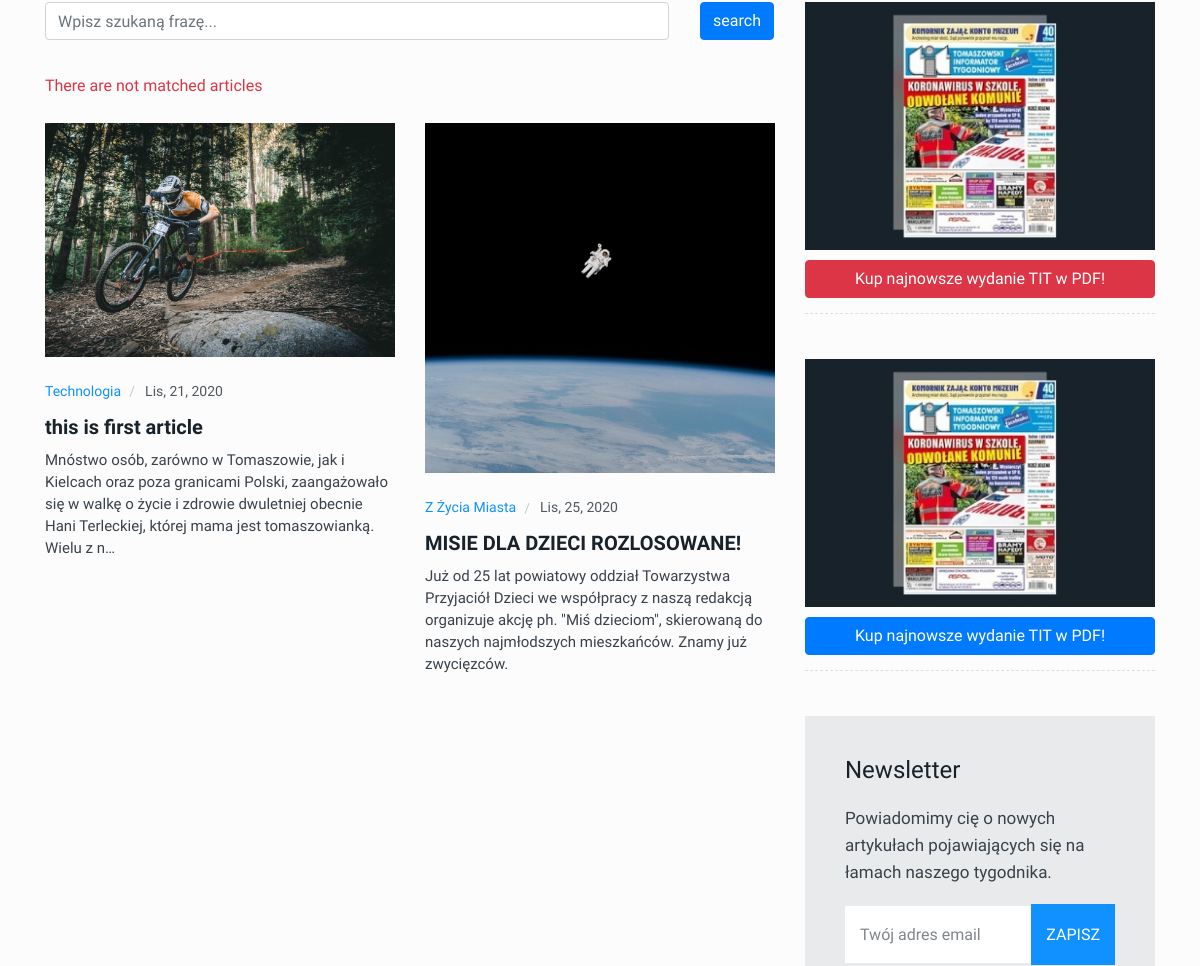
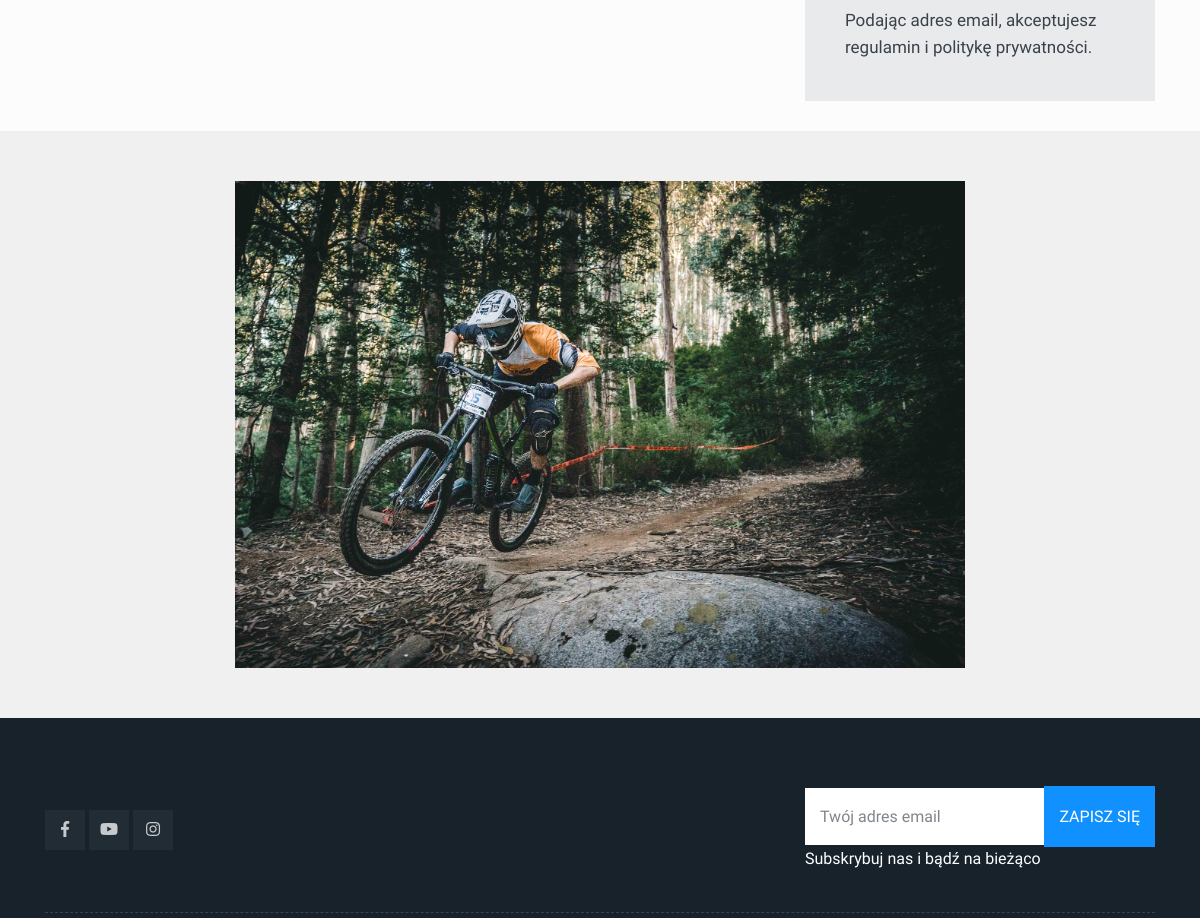
Before: /artykuly/tese/ (middle part) with the older database file (2 pictures, top to bottom).
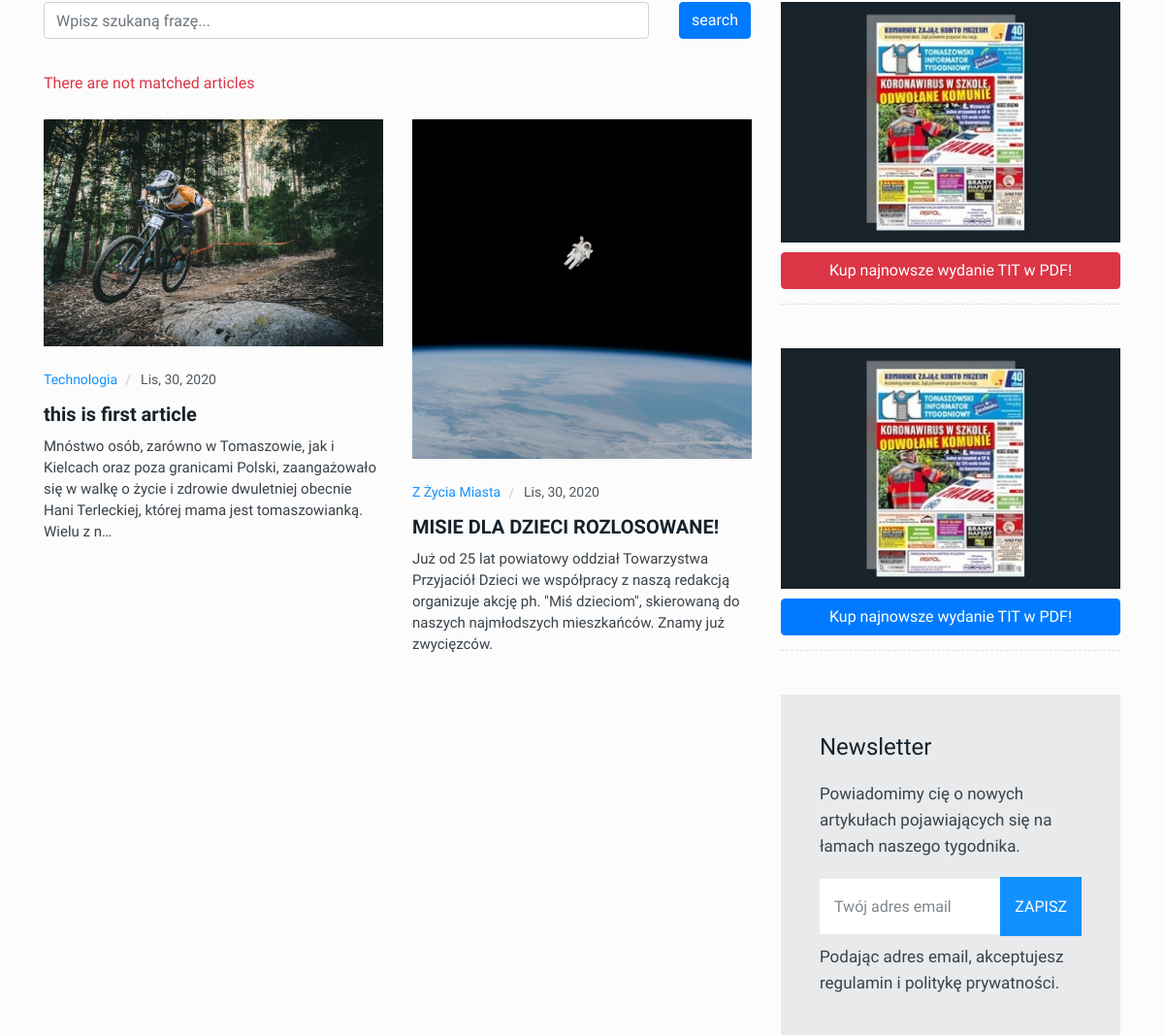
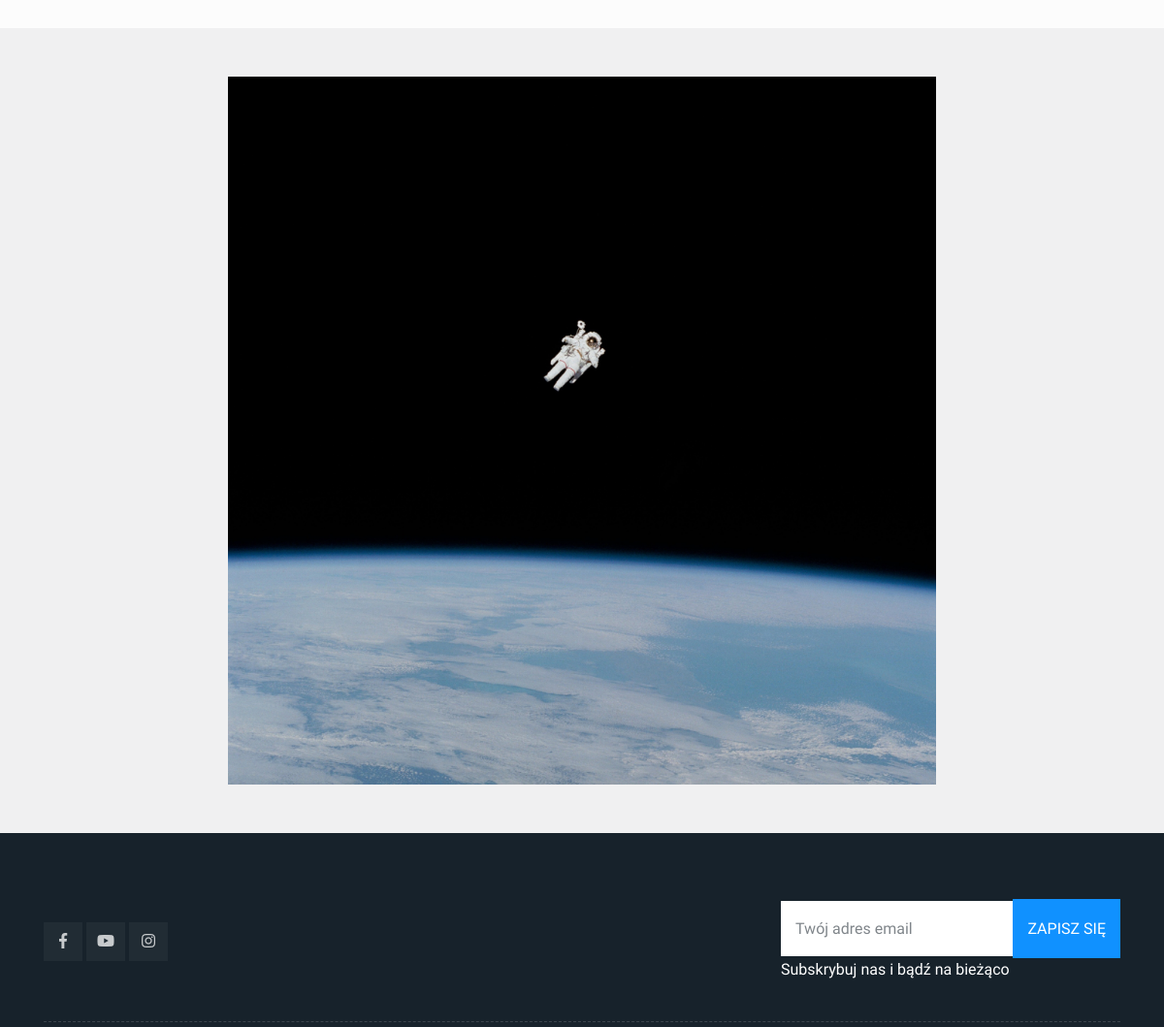
After: the same page with the newer database file (2 pictures, top to bottom).
### app/models.py (models this page shows, shortened)
class Article(models.Model):
    owner = models.ForeignKey(Autor, on_delete=models.CASCADE, verbose_name='Autor')
    category = models.ForeignKey(Category, on_delete=models.CASCADE, verbose_name='Kategoria artykułu')
    title = models.CharField(max_length=100, verbose_name='Tytuł artykułu')
    subtitle = models.TextField(verbose_name='Rozszerzenie tytulu artykulu')
    slug = models.SlugField(verbose_name="URL artykułu (zmieniać w ramach konieczności):", unique=True)
    img_classic = ProcessedImageField(upload_to='profile-pictures',
                                      verbose_name='Zdjęcie (proferowany format 730x450)',
                                      processors=[ResizeToFit(1920, 1920)],
                                      format='JPEG',
                                      options={'quality': 100})
    img = ImageSpecField(source='img_classic',
                         processors=[ResizeToFill(730, 450)],
                         format='JPEG',
                         options={'quality': 100})
    basic_img = ImageSpecField(source='img_classic',
                               processors=[ResizeToFill(1460, 1000)],
                               format='JPEG',
                               options={'quality': 80})
    img_95x70 = ImageSpecField(source='img_classic',
                               processors=[ResizeToFill(95, 70)],
                               format='JPEG',
                               options={'quality': 80})
    img_190x140 = ImageSpecField(source='img_classic',
                                 processors=[ResizeToFill(190, 140)],
                                 format='JPEG',
                                 options={'quality': 80})
    img_200x154 = ImageSpecField(source='img_classic',
                                 processors=[ResizeToFill(200, 154)],
                                 format='JPEG',
                                 options={'quality': 80})
    img_728x90 = ImageSpecField(source='img_classic',
                                processors=[ResizeToFill(728, 90)],
                                format='JPEG',
                                options={'quality': 80})
    img_700x500 = ImageSpecField(source='img_classic',
                                 processors=[ResizeToFill(700, 500)],
                                 format='JPEG',
                                 options={'quality': 80})
    img_360x115 = ImageSpecField(source='img_classic',
                                 processors=[ResizeToFill(360, 115)],
                                 format='JPEG',
                                 options={'quality': 80})
    img_160x128 = ImageSpecField(source='img_classic',
                                 processors=[ResizeToFill(160, 128)],
                                 format='JPEG',
                                 options={'quality': 80})
    img_1080x840 = ImageSpecField(source='img_classic',
                                  processors=[ResizeToFill(1080, 840)],
                                  format='JPEG',
                                  options={'quality': 80})
    img_1460x822 = ImageSpecField(source='img_classic',
                                  processors=[ResizeToFill(1460, 822)],
                                  format='JPEG',
                                  options={'quality': 80})
    img_200x113 = ImageSpecField(source='img_classic',
                                 processors=[ResizeToFill(200, 113)],
                                 format='JPEG',
                                 options={'quality': 80})
    img_540x640 = ImageSpecField(source='img_classic',
                                 processors=[ResizeToFill(540, 640)],
                                 format='JPEG',
                                 options={'quality': 80})
    date_of_publication = models.DateTimeField(verbose_name='Data publikacji')
    content = RichTextField(verbose_name='Treść artykułu')
    premium = models.BooleanField(default=True, verbose_name='Widoczne tylko dla PREMIUM')
    created_at = models.DateTimeField(auto_now_add=True)
    updated_at = models.DateTimeField(auto_now=True)
    add = models.BooleanField(default=False, verbose_name='Czy artykuł jest reklamą?')
    url = models.URLField(blank=True, null=True, verbose_name='Adres URL reklamy')
    class Meta:
        verbose_name = 'Artykuły'
        verbose_name_plural = 'Artykuły'

class Category(models.Model):
    name = models.CharField(max_length=50, verbose_name='Nazwa kategorii')
    menu = models.BooleanField(default=False, verbose_name='Pokaż w menu')
    slug = models.SlugField(unique=True, max_length=500, null=True, blank=True)
    class Meta:
        verbose_name = 'Kategorie artykułów'
        verbose_name_plural = 'Kategorie artykułów'

### app/views.py (the view)
# urls.py: path('artykuly/', views.articles, name='article'),
def articles(request, slug=''):
    categories = Category.objects.filter(menu=True)
    home_page = HomePage.objects.filter(date_published__lte=datetime.now()).first()
    if slug != '':
        article_lists_all = Article.objects.filter(category__slug=slug, add=False)
    else:
        article_lists_all = Article.objects.filter(add=False)
    q_search = request.GET.get('search', False)
    if q_search:
        article_lists_all = article_lists_all.filter(add=False).filter(
            Q(title__contains=q_search) | Q(content__contains=q_search))
    cur_category = Category.objects.filter(slug=slug).first()
    page = request.GET.get('page', 1)
    paginator = Paginator(article_lists_all, 3)
    try:
        article_lists = paginator.page(page)
    except PageNotAnInteger:
        article_lists = paginator.page(1)
    except EmptyPage:
        article_lists = paginator.page(paginator.num_pages)
    context = {
        'categories': categories,
        'object': home_page,
        'article_all': article_lists_all,
        'article_lists': article_lists,
        'cur_category': cur_category,
    }
    return render(request, 'app/articles.html', context)

### app/templates/app/articles.html (shortened to what the changed rows need)
{% load static %}
{% load app_tags %}
<!DOCTYPE html>
<html lang="pl">
<head>
	<link rel="stylesheet" href="{% static 'assets/css/plugins/bootstrap.min.css' %}">
	<link rel="stylesheet" href="{% static 'assets/css/plugins/animate.min.css' %}">
	<link rel="stylesheet" href="{% static 'assets/css/plugins/fontawesome.css' %}">
	<link rel="stylesheet" href="{% static 'assets/css/plugins/modal-video.min.css' %}">
	<link rel="stylesheet" href="{% static 'assets/css/plugins/owl.carousel.css' %}">
	<link rel="stylesheet" href="{% static 'assets/css/plugins/slick.css' %}">
	<link rel="stylesheet" href="{% static 'assets/css/plugins/stellarnav.css' %}">
	<link rel="stylesheet" href="{% static 'assets/css/theme.css' %}">
</head>
<body class="theme-1">
    <div class="archives padding-top-30">
		<div class="container">
			<div class="row">
				<div class="col-md-6 col-lg-8">
                    {% if article_lists|length > 0 %}
                        <div class="entertrainment_carousel mb30">
                            <div class="entertrainment_item">
                                <div class="row">
                                    {% for item in article_lists %}
                                        <div class="col-lg-6">
                                            <div class="single_post post_type3 mb30">
                                                <div class="post_img">
                                                    <div class="img_wrap">
                                                        <a href="/artykul/{{ item.slug }}/" target="{{ item.add|yesno:"_blank,_self" }}">
                                                        {% if item.img_700x500 %}
                                                            <img src="{{ item.img_700x500.url }}" alt="">
                                                        {% else %}
                                                            <img src="{% static 'assets/img/entertrainment/enter2.jpg' %}" alt="">
                                                        {% endif %}
                                                        </a>
                                                    </div>
                                                </div>
                                                <div class="single_post_text">
                                                    <div class="meta3">	<a href="#">{{ item.category.name }}</a>
                                                        <a href="/artykul/{{ item.slug }}/" target="{{ item.add|yesno:"_blank,_self" }}">{{ item.updated_at|date:' M,  d,  Y' }}</a>
                                                    </div>
                                                    <h4><a href="/artykul/{{ item.slug }}/" target="{{ item.add|yesno:"_blank,_self" }}">{{ item.title }}</a></h4>
                                                    <div class="space-10"></div>
                                                    <p class="post-p">{{ item.subtitle|truncatechars:200 }}</p>
                                                </div>
                                            </div>
                                        </div>
                                    {% endfor %}
                                </div>
                            </div>
                        </div>
                        {% if article_lists.paginator.num_pages > 1 %}
                            <div class="row">
                                <div class="col-12">
                                    <div class="cpagination mb50 ">
                                        <nav aria-label="Page navigation example ">
                                            <ul class="pagination">
                                             <li class="page-item">
                                                    <a class="page-link" href="?page=" aria-label="Previous">
                                                        <span aria-hidden="true"><i class="fas fa-angle-double-left"></i></span>
                                                    </a>
                                                </li>
                                            {% if article_lists.has_previous %}
                                                <li class="page-item">
                                                    <a class="page-link" href="?page={{ article_lists.previous_page_number }}" aria-label="Previous">
                                                        <span aria-hidden="true"><i class="fas fa-angle-left"></i></span>
                                                    </a>
                                                </li>
                                            {% else %}
                                                <li class="page-item">
                                                    <a class="page-link" href="" aria-label="Previous"> <span aria-hidden="true"><i class="fas fa-angle-left"></i></span>
                                                    </a>
                                                </li>
                                            {% endif %}
                                                <li class="page-item"><a class="page-link page-current" href="#">{{ article_lists.number }}</a>
                                                </li>
                                            {% if article_lists.has_next  %}
                                                <li class="page-item">
                                                    <a class="page-link" href="?page={{ article_lists.next_page_number }}" aria-label="Next"> <span aria-hidden="true"><i class="fas fa-angle-right"></i></span>
                                                    </a>
                                                </li>
                                            {% else %}
                                                <li class="page-item">
                                                    <a class="page-link" href="" aria-label="Next"> <span aria-hidden="true"><i class="fas fa-angle-right"></i></span>
                                                    </a>
                                                </li>
                                            {% endif %}
                                                <li class="page-item">
                                                    <a class="page-link" href="?page={{ article_lists.paginator.num_pages }}" aria-label="Next"> <span aria-hidden="true"><i class="fas fa-angle-double-right"></i></span></a>
                                                </li>
                                            </ul>
                                        </nav>
                                    </div>
                                </div>
                            </div>
                        {% endif %}
				    {% else %}
                        {% get_random_article_10 as random_articles %}
                        {% if random_articles %}
                        <div class="entertrainment_carousel mb30">
                            <div class="entertrainment_item">
                                <div class="row">
                                {% for item in random_articles %}
                                    <div class="col-lg-6">
                                        <div class="single_post post_type3 mb30">
                                            <div class="post_img">
                                                <div class="img_wrap">
                                                    <a href="/artykul/{{ item.slug }}/" target="{{ item.add|yesno:"_blank,_self" }}">
                                                    {% if item.img_700x500 %}
                                                        <img src="{{ item.img_700x500.url }}" alt="">
                                                    {% else %}
                                                        <img src="{% static 'assets/img/entertrainment/enter2.jpg' %}" alt="">
                                                    {% endif %}
                                                    </a>
                                                </div>
                                            </div>
                                            <div class="single_post_text">
                                                <div class="meta3">	<a href="#">{{ item.category.name }}</a>
                                                    <a href="/artykul/{{ item.slug }}/" target="{{ item.add|yesno:"_blank,_self" }}">{{ item.updated_at|date:' M,  d,  Y' }}</a>
                                                </div>
                                                <h4><a href="/artykul/{{ item.slug }}/" target="{{ item.add|yesno:"_blank,_self" }}">{{ item.title }}</a></h4>
                                                <div class="space-10"></div>
                                                <p class="post-p">{{ item.subtitle|truncatechars:200 }}</p>
                                            </div>
                                        </div>
                                    </div>
                                {% endfor %}
                                </div>
                            </div>
                        </div>
                        {% endif %}
                    {% endif %}
                </div>
				{% include 'app/basic/right-section.html' %}
			</div>
		</div>
	</div>
	{% include 'app/basic/footer_banner.html' %}
</body>
</html>

### app/templates/app/basic/footer_banner.html
{% load app_tags %}
<div class="padding5050 fourth_bg">
    <div class="container">
      <div class="row">
        <div class="col-lg-8 m-auto">
          <div class="banner1">
             {% get_random_add  as random_add %}
                {% if random_add %}
                    {% for item in random_add %}
                        {% with item.url|add:',/artykul/'|add:item.slug  as url_str %}
                        <a  href="{{ item.add|yesno:url_str }}"  target="{{ item.add|yesno:'_blank,_self' }}">
                            <img src="{{ item.img_728x90.url }}" alt="{{ item.title }}">
                        </a>
                        {% endwith %}
                    {% endfor %}
                {% endif %}
          </div>
        </div>
      </div>
    </div>
  </div>

Changed rows visible on the page:
changed Article "this is first article": updated_at "Lis, 21, 2020" → "Lis, 30, 2020"
changed Article "MISIE DLA DZIECI ROZLOSOWANE!": updated_at "Lis, 25, 2020" → "Lis, 30, 2020"
